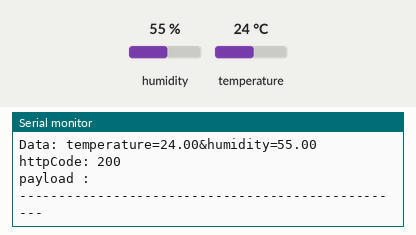
A sketch run on a simulated ESP32. On the bench: the last lines printed to the serial monitor. The inputs (shaded band) are chosen by the test bench; at power-on: humidity 55 %, temperature 24 °C. WiFi joins after 1.5 s; servers stay silent unless stated; uploads are accepted with an empty reply.

Above: at 3.7 s.
3.8 s: humidity set to 22 %
At 7.91 s:
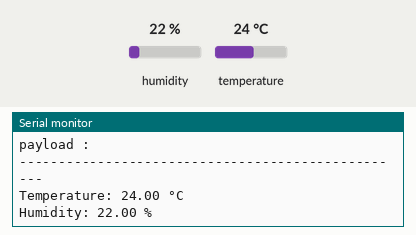
9.6 s: temperature set to 12 °C
At 13.15 s:
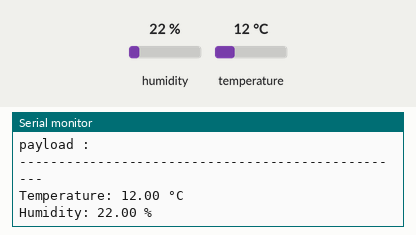
15.4 s: humidity set to 40 %
At 18.38 s:
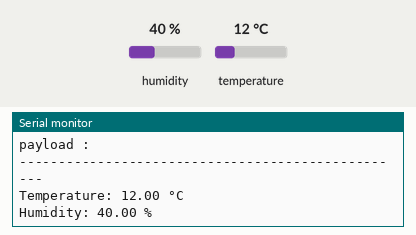
Timing chart, 0 to 19.9 s (numbered marks = the images above; inputs shaded):
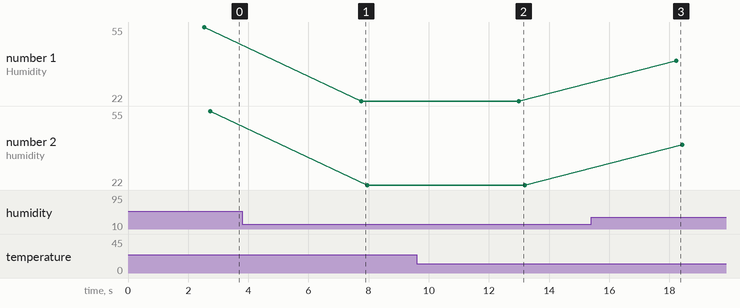

Measured:
- after the input at 3.8 s, the serial monitor: prints a new line after 4.0 s (image 1)
- after the input at 9.6 s, the serial monitor: prints a new line after 3.4 s (image 2)
- after the input at 15.4 s, the serial monitor: prints a new line after 2.8 s (image 3)
- plotted number 1: 55 → 22 after the input at 3.8 s, 22 → 40 after the input at 15.4 s
- plotted number 2: 55 → 22 after the input at 3.8 s, 22 → 40 after the input at 15.4 s

The sketch:

DHT11.ino
```cpp
#include <WiFi.h>
#include <HTTPClient.h>
#include <DHT.h>

#define DHTPIN 4 // D4
#define DHTTYPE DHT11
DHT dht11(DHTPIN, DHTTYPE);

String URL = "http://192.168.1.43/dht11_project/data.php";

const char* ssid = "SUPERONLINE_Wi-Fi_8901";
const char* password = "fYbE2YSsxK9G";

float temperature = 0.0;
float humidity = 0.0;

void setup() {
  Serial.begin(115200);
  dht11.begin();
  connectWiFi();
}

void loop() {
  if (WiFi.status() != WL_CONNECTED) {
    connectWiFi();
  }

  Load_DHT11_Data();
  String postData = "temperature=" + String(temperature, 2) + "&humidity=" + String(humidity, 2);

  HTTPClient http;
  http.begin(URL);
  http.addHeader("Content-Type", "application/x-www-form-urlencoded");

  int httpCode = http.POST(postData);
  String payload = "";

  if (httpCode > 0) {
    if (httpCode == HTTP_CODE_OK) {
      payload = http.getString();
      Serial.println(payload);
    } else {
      Serial.printf("[HTTP] POST... code: %d\n", httpCode);
    }
  } else {
    Serial.printf("[HTTP] POST... failed, error: %s\n", http.errorToString(httpCode).c_str());
  }

  http.end();

  Serial.print("URL : "); Serial.println(URL);
  Serial.print("Data: "); Serial.println(postData);
  Serial.print("httpCode: "); Serial.println(httpCode);
  Serial.print("payload : "); Serial.println(payload);
  Serial.println("--------------------------------------------------");
  delay(5000);
}

void Load_DHT11_Data() {
  temperature = dht11.readTemperature();
  humidity = dht11.readHumidity();

  if (isnan(temperature) || isnan(humidity)) {
    Serial.println("Failed to read from DHT sensor!");
    temperature = 0.0;
    humidity = 0.0;
  }

  Serial.printf("Temperature: %.2f °C\n", temperature);
  Serial.printf("Humidity: %.2f %%\n", humidity);
}

void connectWiFi() {
  WiFi.mode(WIFI_OFF);
  delay(1000);
  WiFi.mode(WIFI_STA);

  WiFi.begin(ssid, password);
  Serial.println("Connecting to WiFi");

  while (WiFi.status() != WL_CONNECTED) {
    delay(500);
    Serial.print(".");
  }

  Serial.print("Connected to: "); Serial.println(ssid);
  Serial.print("IP address: "); Serial.println(WiFi.localIP());
}
```
